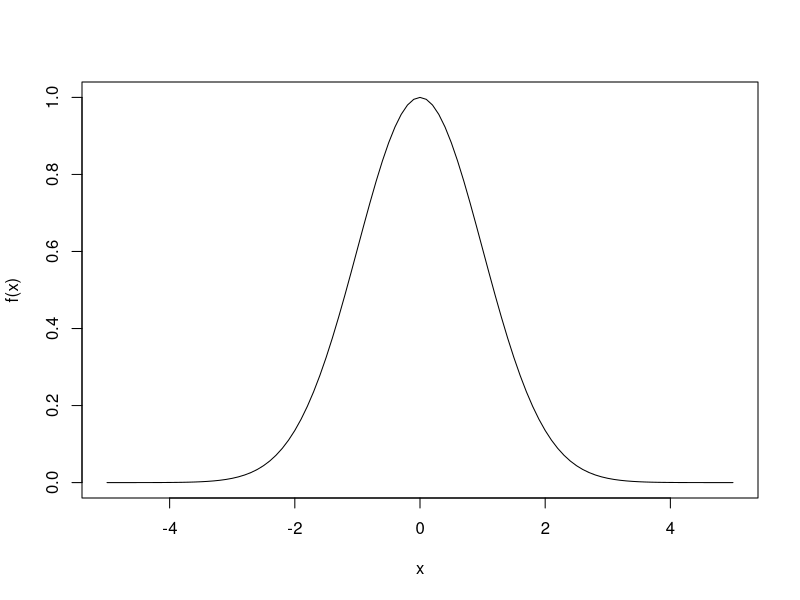
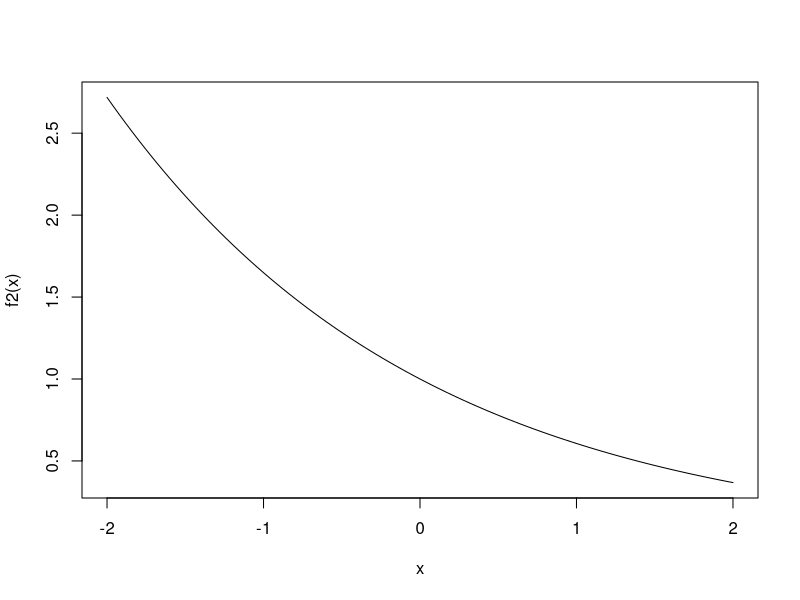
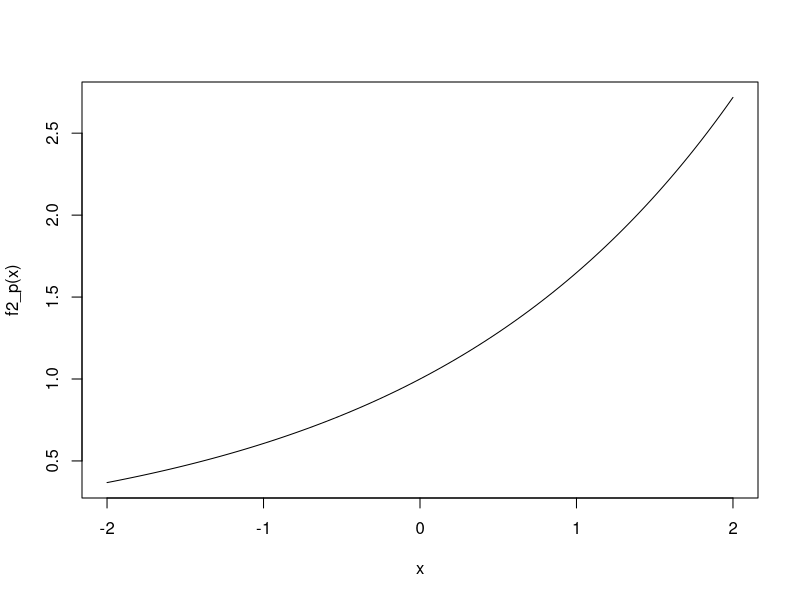
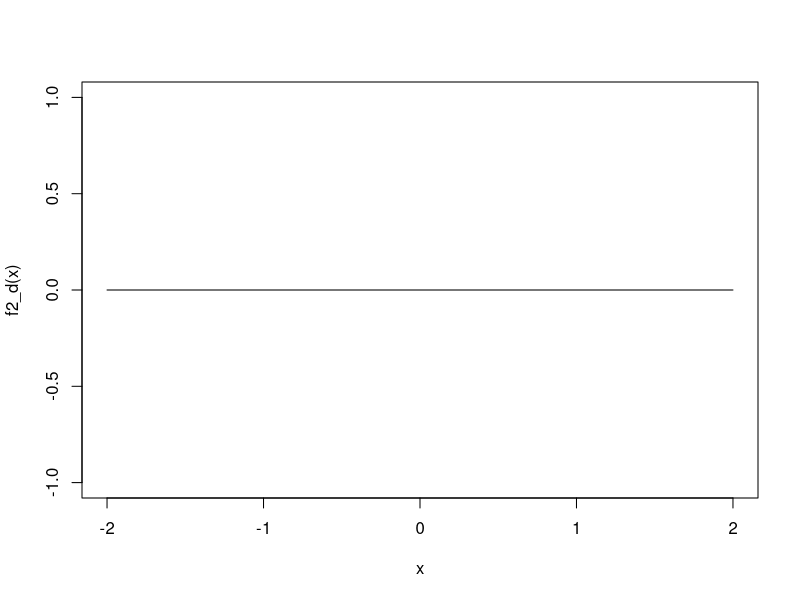

R code for these plots, in order:
f<- function(x){
result<- exp(-1/2*x^2)
return(result)
}
curve(f, -5,5)

f2<- function(x){
result<- exp(-1/2*x)
return(result)
}
curve(f2, -2,2)
f2_p<- function(x){
result<- exp(1/2*x)
return(result)
}
curve(f2_p, -2,2)

f2_d<- function(x){
result<- exp(-1/2*x)-exp(-1/2*x)
return(result)
}
curve(f2_d, -2,2)
